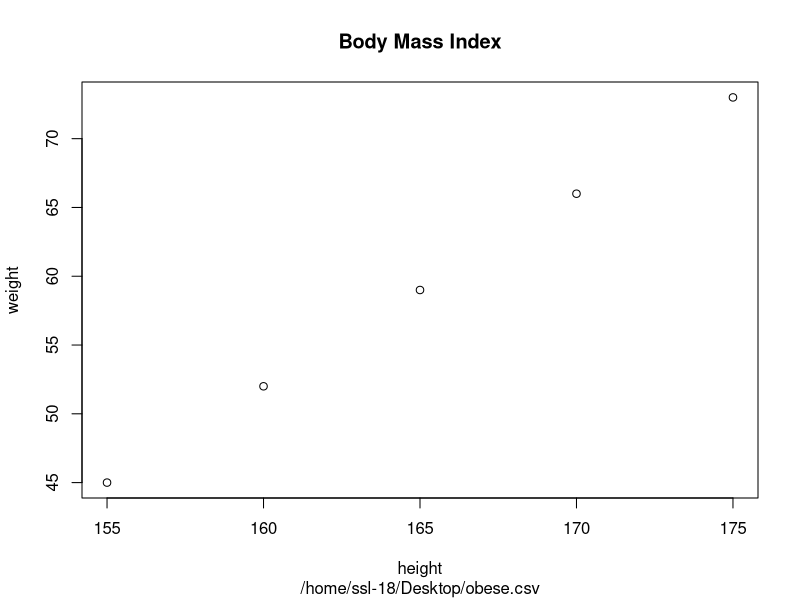

Reproduce this figure in R.
height <- c(160 ,   165  ,  175  ,  170 ,   155)
weight <- c(52 ,   59  ,  73  ,  66  ,  45)



plot(height,weight,
       main="Body Mass Index",
       sub="/home/ssl-18/Desktop/obese.csv")
cor(height,weight)
fit <- lm(height~weight)
fit
attributes(fit)
abline(fit) 